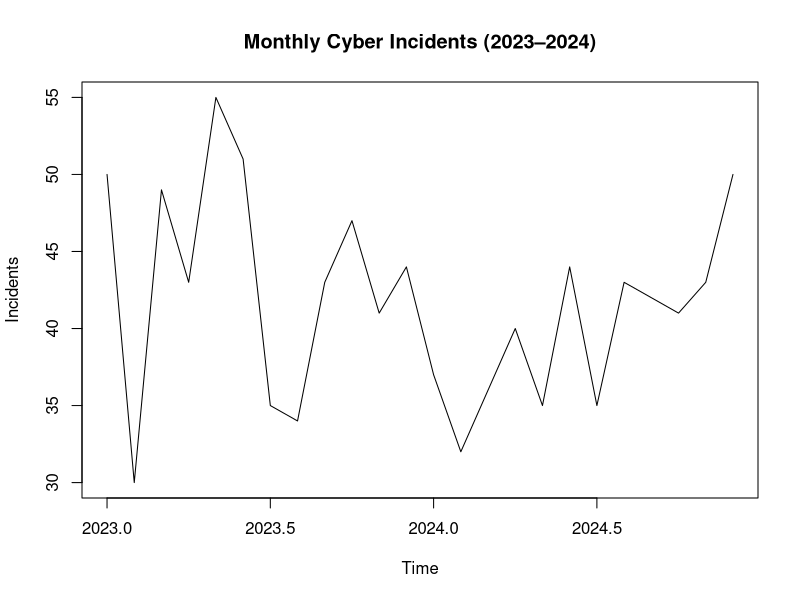
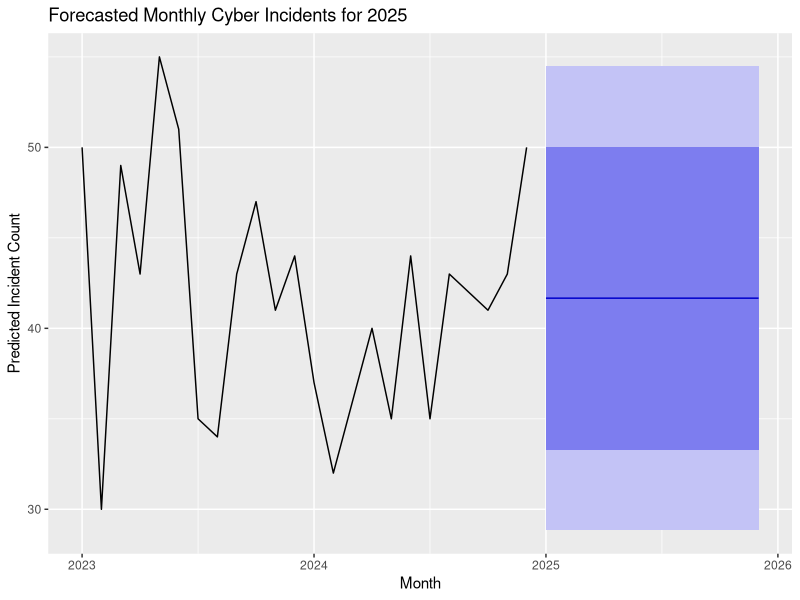
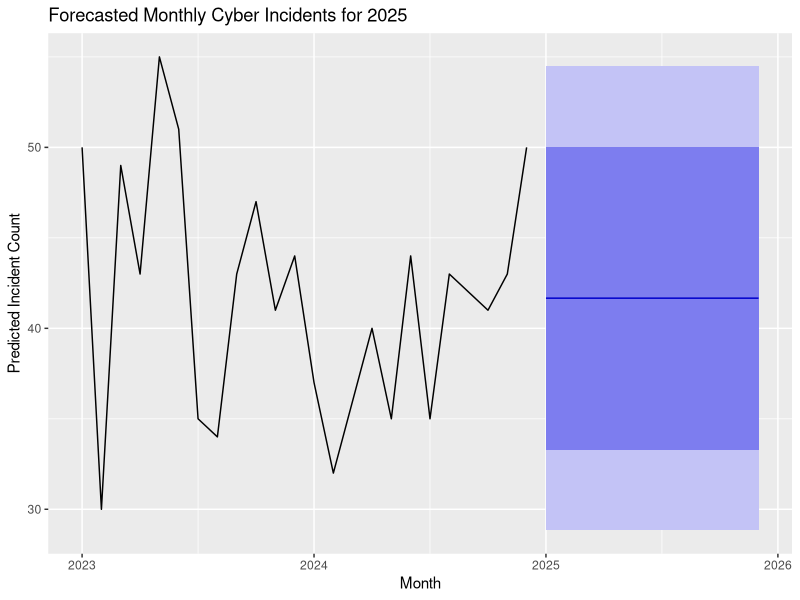

Reproduce these figures in R, in order.
# =============================================
# Operation Silent Web — Predictive Model Script
# Author: Christopher Davis
# Purpose: Forecast future cyberattacks by month
# =============================================

# ---------------------------------------------
# Step 1: Load required libraries
# ---------------------------------------------

# tidyverse for data wrangling
library(tidyverse)

# lubridate to handle dates
library(lubridate)

# forecast for time series modeling and projections
library(forecast)

# ---------------------------------------------
# Step 2: Load and prepare your dataset
# ---------------------------------------------

# Load the mock cyber incident data
cyber_data <- read_csv("data/cyber_incidents_mock.csv")

# Convert incident_date column to Date format if needed
cyber_data$incident_date <- as.Date(cyber_data$incident_date)

# Aggregate number of incidents by month
monthly_data <- cyber_data %>%
  mutate(month = floor_date(incident_date, "month")) %>%
  count(month)

# View a sample of the result
head(monthly_data)

# ---------------------------------------------
# Step 3: Convert to time series object
# ---------------------------------------------

# Create a time series object from monthly counts
# start = c(2023, 1) assumes your dataset begins in Jan 2023
incident_ts <- ts(monthly_data$n, start = c(2023, 1), frequency = 12)

# Plot the time series to visualize trends
plot(incident_ts,
     main = "Monthly Cyber Incidents (2023–2024)",
     ylab = "Incidents", xlab = "Time")

# ---------------------------------------------
# Step 4: Fit ARIMA model
# ---------------------------------------------

# Automatically select best ARIMA model based on AIC
model <- auto.arima(incident_ts)

# Summary of model
summary(model)

# ---------------------------------------------
# Step 5: Forecast next 12 months
# ---------------------------------------------

# Predict 12 months into the future (for 2025)
forecasted <- forecast(model, h = 12)

# Plot the forecast
autoplot(forecasted) +
  labs(
    title = "Forecasted Monthly Cyber Incidents for 2025",
    x = "Month", y = "Predicted Incident Count"
  )

# Save forecast chart
ggsave("visuals/forecasted_cyber_incidents.png", width = 8, height = 5)

# ---------------------------------------------
# Step 6: Export forecast data (optional)
# ---------------------------------------------

# Save forecasted values to CSV
write_csv(as_tibble(forecasted), "data/cyber_incident_forecast.csv")
